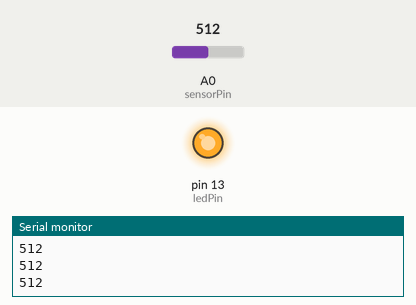
Recording of a sketch running on a simulated Arduino Uno, built with avr-gcc and run on an emulated ATmega328P. On the bench: output pins drawn as LEDs (lit = HIGH), the last lines printed to the serial monitor. Inputs (shaded band) come from the test bench; at power-on: A0 (sensorPin) = 512.

Above: at 1.2 s.
1.3 s: A0 (sensorPin) set to 110
2.8 s: A0 (sensorPin) set to 92
At 3.3 s:
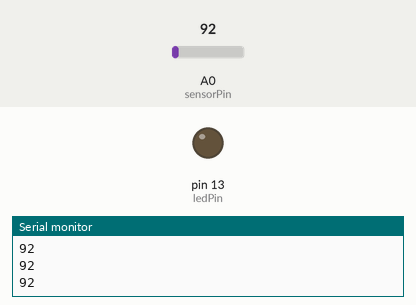
4.3 s: A0 (sensorPin) set to 122
At 5.2 s:
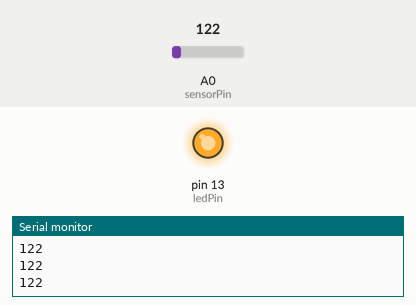
5.8 s: A0 (sensorPin) set to 90
At 6.7 s:
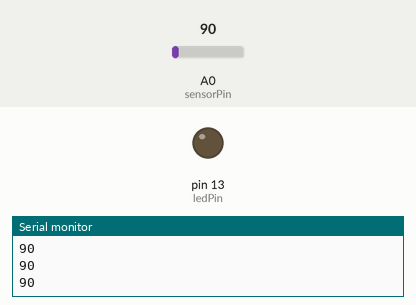
Timing chart, 0 to 8.3 s (numbered marks = the images above; inputs shaded):
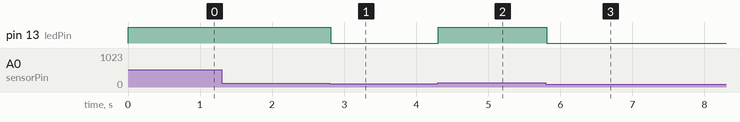

Measured:
- the behaviour switches between 101 and 100 on A0 (sensorPin) (found by bisection; images 0 and 1)
- after the input at 2.8 s, pin 13 (ledPin): HIGH → LOW at once
- after the input at 4.3 s, pin 13 (ledPin): LOW → HIGH at once
- after the input at 5.8 s, pin 13 (ledPin): HIGH → LOW at once

The sketch:

sensor.ino
```cpp
// Pins define karein
const int sensorPin = A0;  // Sensor Analog Pin A1
const int ledPin = 13;    // LED Digital Pin 13

// Threshold (Limit) - Isse aap adjust kar sakte hain
int threshold = 100;
// new commit is here
void setup() {
  pinMode(ledPin, OUTPUT);
  Serial.begin(9600);     // Serial monitor par values dekhne ke liye
}

void loop() {
  // 1. Sensor se value read karein
  int sensorValue = analogRead(sensorPin);

  // 2. Serial monitor par value print karein (testing ke liye)
  Serial.println(sensorValue);

  // 3. Logic: Check karein agar vibration limit se zyada hai
  if (sensorValue > threshold) {
    digitalWrite(ledPin, HIGH); // LED ON
    delay(50);                 // Thodi der jalaye rakhein
  } else {
    digitalWrite(ledPin, LOW);  // LED OFF
  }
}
```
